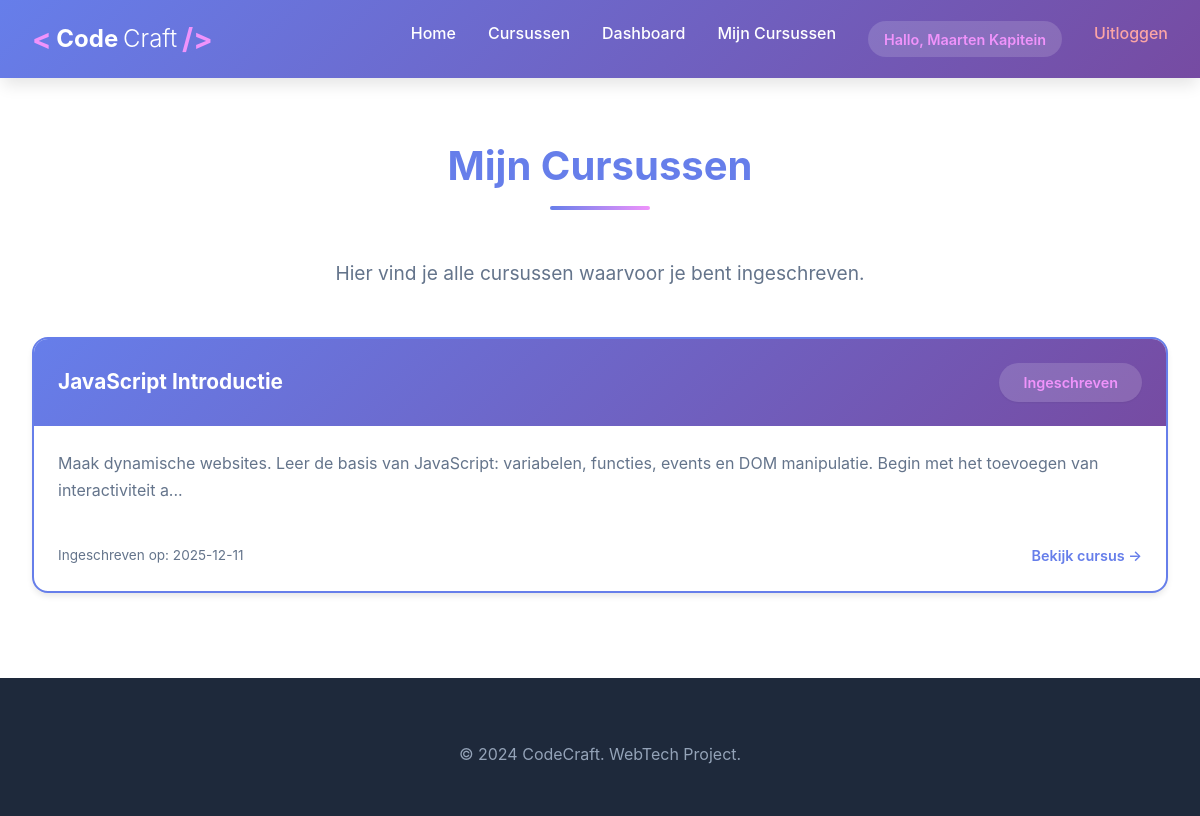
Before: /mijn-cursussen (signed in) with the older database file.
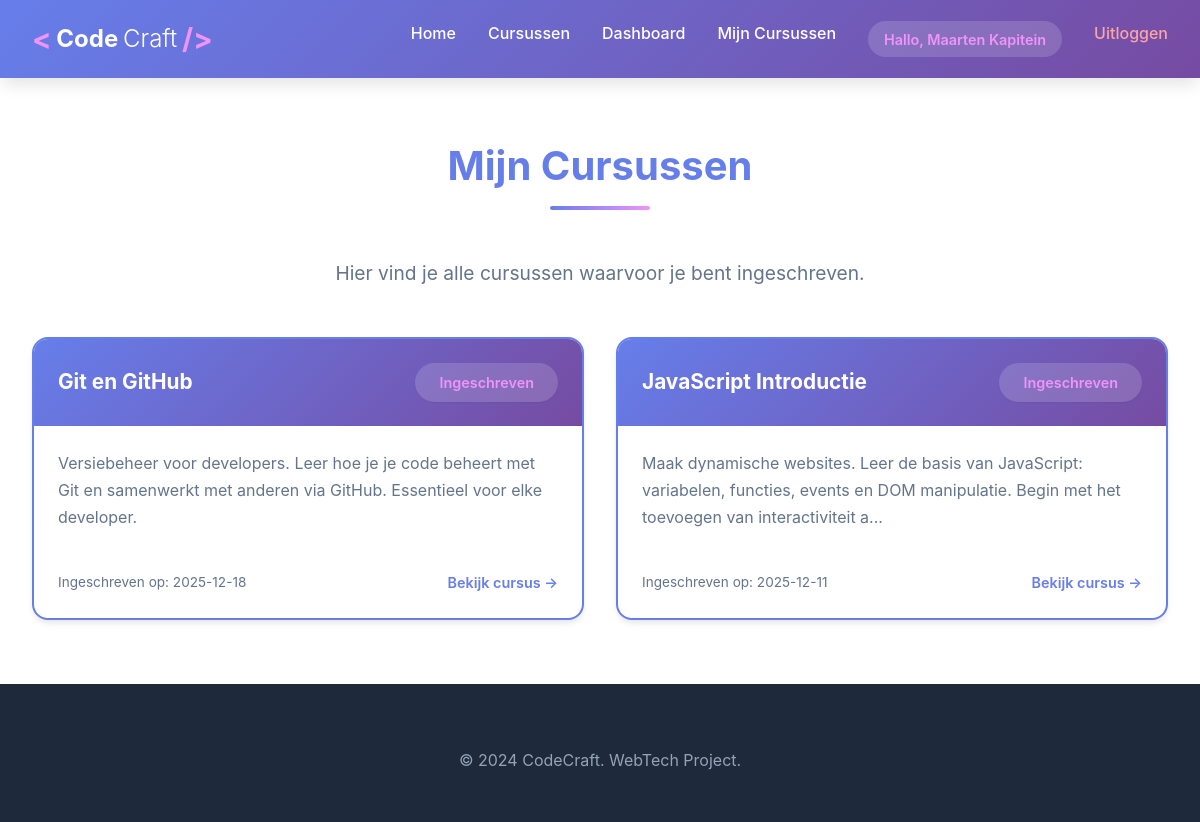
After: the same page with the newer database file.
### tables this page shows
CREATE TABLE enrollments (
            id INTEGER PRIMARY KEY AUTOINCREMENT,
            user_id INTEGER NOT NULL,
            course_id INTEGER NOT NULL,
            enrolled_at DATETIME DEFAULT CURRENT_TIMESTAMP,
            FOREIGN KEY (user_id) REFERENCES users(id),
            FOREIGN KEY (course_id) REFERENCES courses(id)
        );

CREATE TABLE courses (
            id INTEGER PRIMARY KEY AUTOINCREMENT,
            title TEXT NOT NULL,
            description TEXT,
            created_at DATETIME DEFAULT CURRENT_TIMESTAMP
        );

### py/app.py (the view)
@app.route('/mijn-cursussen')
@login_required
def my_courses():
    conn = get_db()
    cursor = conn.cursor()
    cursor.execute('''
        SELECT c.*, e.enrolled_at
        FROM courses c
        JOIN enrollments e ON c.id = e.course_id
        WHERE e.user_id = ?
        ORDER BY e.enrolled_at DESC
    ''', (session['user_id'],))
    courses = cursor.fetchall()
    conn.close()
    return render_template('my_courses.html', courses=courses)

### py/app.py (called while the page is built)
def get_db():
    conn = sqlite3.connect(DATABASE)
    conn.row_factory = sqlite3.Row
    return conn

def login_required(f):
    @wraps(f)
    def decorated_function(*args, **kwargs):
        if 'user_id' not in session:
            flash('Je moet ingelogd zijn om deze pagina te bekijken.', 'error')
            return redirect(url_for('login_page'))
        return f(*args, **kwargs)
    return decorated_function

@app.context_processor
def inject_user():
    return {
        'logged_in': 'user_id' in session,
        'user_name': session.get('user_name'),
        'user_email': session.get('user_email'),
        'is_admin': session.get('is_admin', False)
    }

### templates/my_courses.html (shortened to what this page needs)
{% extends "base.html" %}
{% block content %}
<section class="page-section" id="my-courses">
    <div class="container">
        <h2>Mijn Cursussen</h2>
        <p class="section-intro">
            Hier vind je alle cursussen waarvoor je bent ingeschreven.
        </p>
        {% if courses %}
        <div class="catalog-grid">
            {% for course in courses %}
            <a href="{{ url_for('view_enrolled_course', id=course.id) }}" class="catalog-card-link">
                <article class="catalog-card enrolled clickable">
                    <div class="catalog-card-header">
                        <h3>{{ course.title }}</h3>
                        <span class="enrolled-badge">Ingeschreven</span>
                    </div>
                    <div class="catalog-card-body">
                        <p>{{ course.description[:150] }}{% if course.description|length > 150 %}...{% endif %}</p>
                    </div>
                    <div class="catalog-card-footer">
                        <small class="enrollment-date">Ingeschreven op: {{ course.enrolled_at[:10] }}</small>
                        <span class="view-course-link">Bekijk cursus &rarr;</span>
                    </div>
                </article>
            </a>
            {% endfor %}
        </div>
        {% endif %}
    </div>
</section>
{% endblock %}

Changed rows visible on the page:
added enrollments: title "Git en GitHub", description "Versiebeheer voor developers. Leer hoe je je code beheert met Git en samenwerkt met anderen via GitHub. Essentieel voor elke developer.", enrolled_at "2025-12-18"
